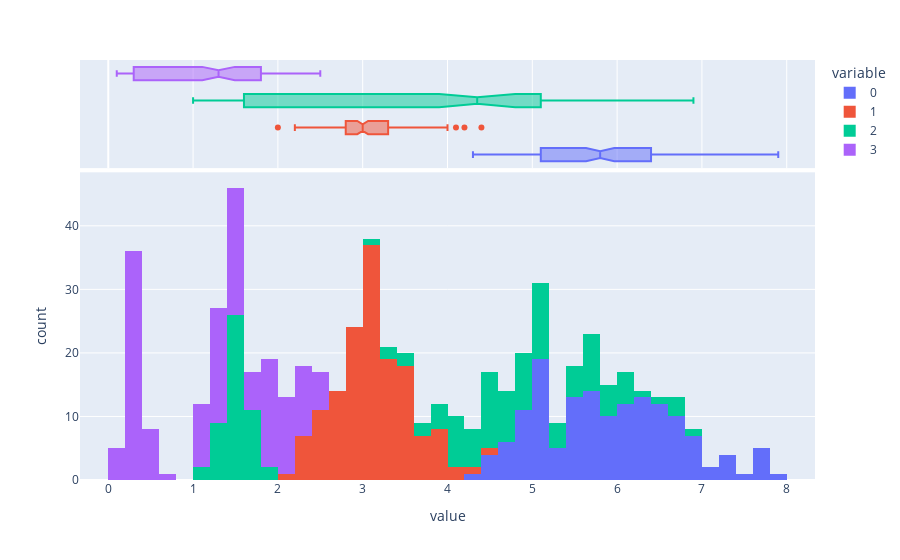
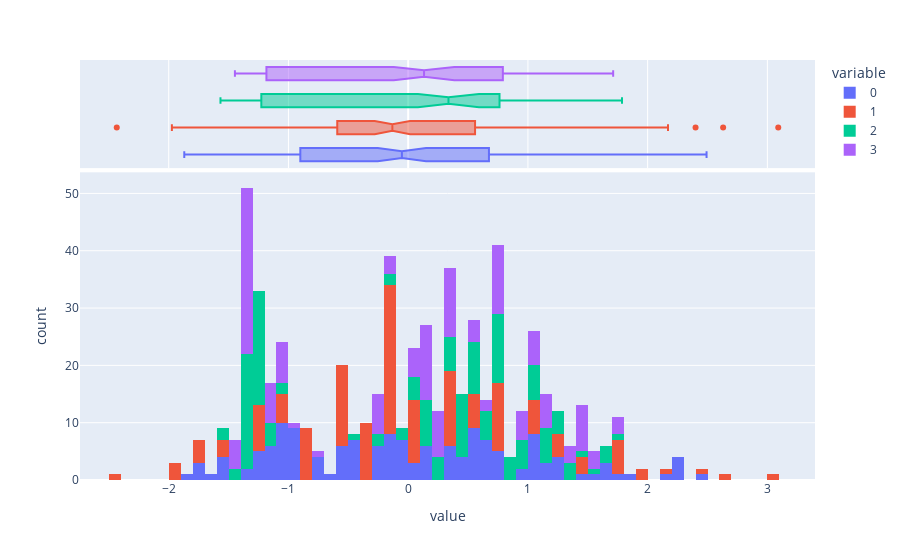

Write notebook code for charts like these, in order.
### Markdown cell above
El PCA calcula una nueva proyección de su conjunto de datos. Y los nuevos ejes se basan en la desviación estándar de sus variables. Así que una variable con una desviación estándar alta tendrá un peso más alto para el cálculo del eje que una variable con una desviación estándar baja. Si normlizas sus datos, todas las variables tienen la misma desviación estándar, por lo tanto todas las variables tienen el mismo peso y su PCA calcula los ejes relevantes.

Ejemplo: un conjunto de datos tiene variables con diferentes unidades, como una en KM y otra en CM (centímetro), pero ambas tienen el mismo cambio en el valor, por lo que la variable en KM reflejará un cambio menor, mientras que la otra tendrá unos cambios de mayor balor. En este caso, si no estandarizamos la variable, PCA dará mayor preferencia a la variable en centímetros.

### Code cell
features = ['sepal.length', 'sepal.width', 'petal.length', 'petal.width']

x = df_iris.loc[:, features].values

display(px.histogram(x, nbins = 50,marginal="box"))
x = StandardScaler().fit_transform(x)
df_x = pd.DataFrame(x)
px.histogram(df_x, nbins = 100,marginal="box")

### Figure 1 — Plotly figure (JSON) as saved in the notebook; plotly's stock layout.template omitted (floating-point values rounded to 4 significant figures; data arrays with more than 128 entries replaced by an {"elided": "..."} marker saying what was removed)
{"data": [{"alignmentgroup": "True", "bingroup": "x", "hovertemplate": "variable=0<br>value=%{x}<br>count=%{y}<extra></extra>", "legendgroup": "0", "marker": {"color": "#636efa"}, "name": "0", "nbinsx": 50, "offsetgroup": "0", "orientation": "v", "showlegend": true, "type": "histogram", "x": {"elided": "150 float values"}, "xaxis": "x", "yaxis": "y"}, {"alignmentgroup": "True", "hovertemplate": "variable=0<br>value=%{x}<extra></extra>", "legendgroup": "0", "marker": {"color": "#636efa"}, "name": "0", "notched": true, "offsetgroup": "0", "showlegend": false, "type": "box", "x": {"elided": "150 float values"}, "xaxis": "x2", "yaxis": "y2"}, {"alignmentgroup": "True", "bingroup": "x", "hovertemplate": "variable=1<br>value=%{x}<br>count=%{y}<extra></extra>", "legendgroup": "1", "marker": {"color": "#EF553B"}, "name": "1", "nbinsx": 50, "offsetgroup": "1", "orientation": "v", "showlegend": true, "type": "histogram", "x": {"elided": "150 float values"}, "xaxis": "x", "yaxis": "y"}, {"alignmentgroup": "True", "hovertemplate": "variable=1<br>value=%{x}<extra></extra>", "legendgroup": "1", "marker": {"color": "#EF553B"}, "name": "1", "notched": true, "offsetgroup": "1", "showlegend": false, "type": "box", "x": {"elided": "150 float values"}, "xaxis": "x2", "yaxis": "y2"}, {"alignmentgroup": "True", "bingroup": "x", "hovertemplate": "variable=2<br>value=%{x}<br>count=%{y}<extra></extra>", "legendgroup": "2", "marker": {"color": "#00cc96"}, "name": "2", "nbinsx": 50, "offsetgroup": "2", "orientation": "v", "showlegend": true, "type": "histogram", "x": {"elided": "150 float values"}, "xaxis": "x", "yaxis": "y"}, {"alignmentgroup": "True", "hovertemplate": "variable=2<br>value=%{x}<extra></extra>", "legendgroup": "2", "marker": {"color": "#00cc96"}, "name": "2", "notched": true, "offsetgroup": "2", "showlegend": false, "type": "box", "x": {"elided": "150 float values"}, "xaxis": "x2", "yaxis": "y2"}, {"alignmentgroup": "True", "bingroup": "x", "hovertemplate": "variable=3<br>value=%{x}<br>count=%{y}<extra></extra>", "legendgroup": "3", "marker": {"color": "#ab63fa"}, "name": "3", "nbinsx": 50, "offsetgroup": "3", "orientation": "v", "showlegend": true, "type": "histogram", "x": {"elided": "150 float values"}, "xaxis": "x", "yaxis": "y"}, {"alignmentgroup": "True", "hovertemplate": "variable=3<br>value=%{x}<extra></extra>", "legendgroup": "3", "marker": {"color": "#ab63fa"}, "name": "3", "notched": true, "offsetgroup": "3", "showlegend": false, "type": "box", "x": {"elided": "150 float values"}, "xaxis": "x2", "yaxis": "y2"}], "layout": {"autosize": true, "barmode": "relative", "legend": {"title": {"text": "variable"}, "tracegroupgap": 0}, "margin": {"t": 60}, "xaxis": {"anchor": "y", "autorange": true, "domain": [0, 1], "range": [-0.3333, 8.333], "title": {"text": "value"}, "type": "linear"}, "xaxis2": {"anchor": "y2", "autorange": true, "domain": [0, 1], "matches": "x", "range": [-0.3333, 8.333], "showgrid": true, "showticklabels": false, "type": "linear"}, "yaxis": {"anchor": "x", "autorange": true, "domain": [0, 0.7326], "range": [0, 48.42], "title": {"text": "count"}}, "yaxis2": {"anchor": "x2", "autorange": true, "domain": [0.7426, 1], "matches": "y2", "range": [-0.5, 3.5], "showgrid": false, "showline": false, "showticklabels": false, "ticks": "", "type": "linear"}}}

### Figure 2 — Plotly figure (JSON) as saved in the notebook; plotly's stock layout.template omitted (floating-point values rounded to 4 significant figures; data arrays with more than 128 entries replaced by an {"elided": "..."} marker saying what was removed)
{"data": [{"alignmentgroup": "True", "bingroup": "x", "hovertemplate": "variable=0<br>value=%{x}<br>count=%{y}<extra></extra>", "legendgroup": "0", "marker": {"color": "#636efa"}, "name": "0", "nbinsx": 100, "offsetgroup": "0", "orientation": "v", "showlegend": true, "type": "histogram", "x": {"elided": "150 float values"}, "xaxis": "x", "yaxis": "y"}, {"alignmentgroup": "True", "hovertemplate": "variable=0<br>value=%{x}<extra></extra>", "legendgroup": "0", "marker": {"color": "#636efa"}, "name": "0", "notched": true, "offsetgroup": "0", "showlegend": false, "type": "box", "x": {"elided": "150 float values"}, "xaxis": "x2", "yaxis": "y2"}, {"alignmentgroup": "True", "bingroup": "x", "hovertemplate": "variable=1<br>value=%{x}<br>count=%{y}<extra></extra>", "legendgroup": "1", "marker": {"color": "#EF553B"}, "name": "1", "nbinsx": 100, "offsetgroup": "1", "orientation": "v", "showlegend": true, "type": "histogram", "x": {"elided": "150 float values"}, "xaxis": "x", "yaxis": "y"}, {"alignmentgroup": "True", "hovertemplate": "variable=1<br>value=%{x}<extra></extra>", "legendgroup": "1", "marker": {"color": "#EF553B"}, "name": "1", "notched": true, "offsetgroup": "1", "showlegend": false, "type": "box", "x": {"elided": "150 float values"}, "xaxis": "x2", "yaxis": "y2"}, {"alignmentgroup": "True", "bingroup": "x", "hovertemplate": "variable=2<br>value=%{x}<br>count=%{y}<extra></extra>", "legendgroup": "2", "marker": {"color": "#00cc96"}, "name": "2", "nbinsx": 100, "offsetgroup": "2", "orientation": "v", "showlegend": true, "type": "histogram", "x": {"elided": "150 float values"}, "xaxis": "x", "yaxis": "y"}, {"alignmentgroup": "True", "hovertemplate": "variable=2<br>value=%{x}<extra></extra>", "legendgroup": "2", "marker": {"color": "#00cc96"}, "name": "2", "notched": true, "offsetgroup": "2", "showlegend": false, "type": "box", "x": {"elided": "150 float values"}, "xaxis": "x2", "yaxis": "y2"}, {"alignmentgroup": "True", "bingroup": "x", "hovertemplate": "variable=3<br>value=%{x}<br>count=%{y}<extra></extra>", "legendgroup": "3", "marker": {"color": "#ab63fa"}, "name": "3", "nbinsx": 100, "offsetgroup": "3", "orientation": "v", "showlegend": true, "type": "histogram", "x": {"elided": "150 float values"}, "xaxis": "x", "yaxis": "y"}, {"alignmentgroup": "True", "hovertemplate": "variable=3<br>value=%{x}<extra></extra>", "legendgroup": "3", "marker": {"color": "#ab63fa"}, "name": "3", "notched": true, "offsetgroup": "3", "showlegend": false, "type": "box", "x": {"elided": "150 float values"}, "xaxis": "x2", "yaxis": "y2"}], "layout": {"autosize": true, "barmode": "relative", "legend": {"title": {"text": "variable"}, "tracegroupgap": 0}, "margin": {"t": 60}, "xaxis": {"anchor": "y", "autorange": true, "domain": [0, 1], "range": [-2.741, 3.398], "title": {"text": "value"}, "type": "linear"}, "xaxis2": {"anchor": "y2", "autorange": true, "domain": [0, 1], "matches": "x", "range": [-2.741, 3.398], "showgrid": true, "showticklabels": false, "type": "linear"}, "yaxis": {"anchor": "x", "autorange": true, "domain": [0, 0.7326], "range": [0, 53.68], "title": {"text": "count"}}, "yaxis2": {"anchor": "x2", "autorange": true, "domain": [0.7426, 1], "matches": "y2", "range": [-0.5, 3.5], "showgrid": false, "showline": false, "showticklabels": false, "ticks": "", "type": "linear"}}}
